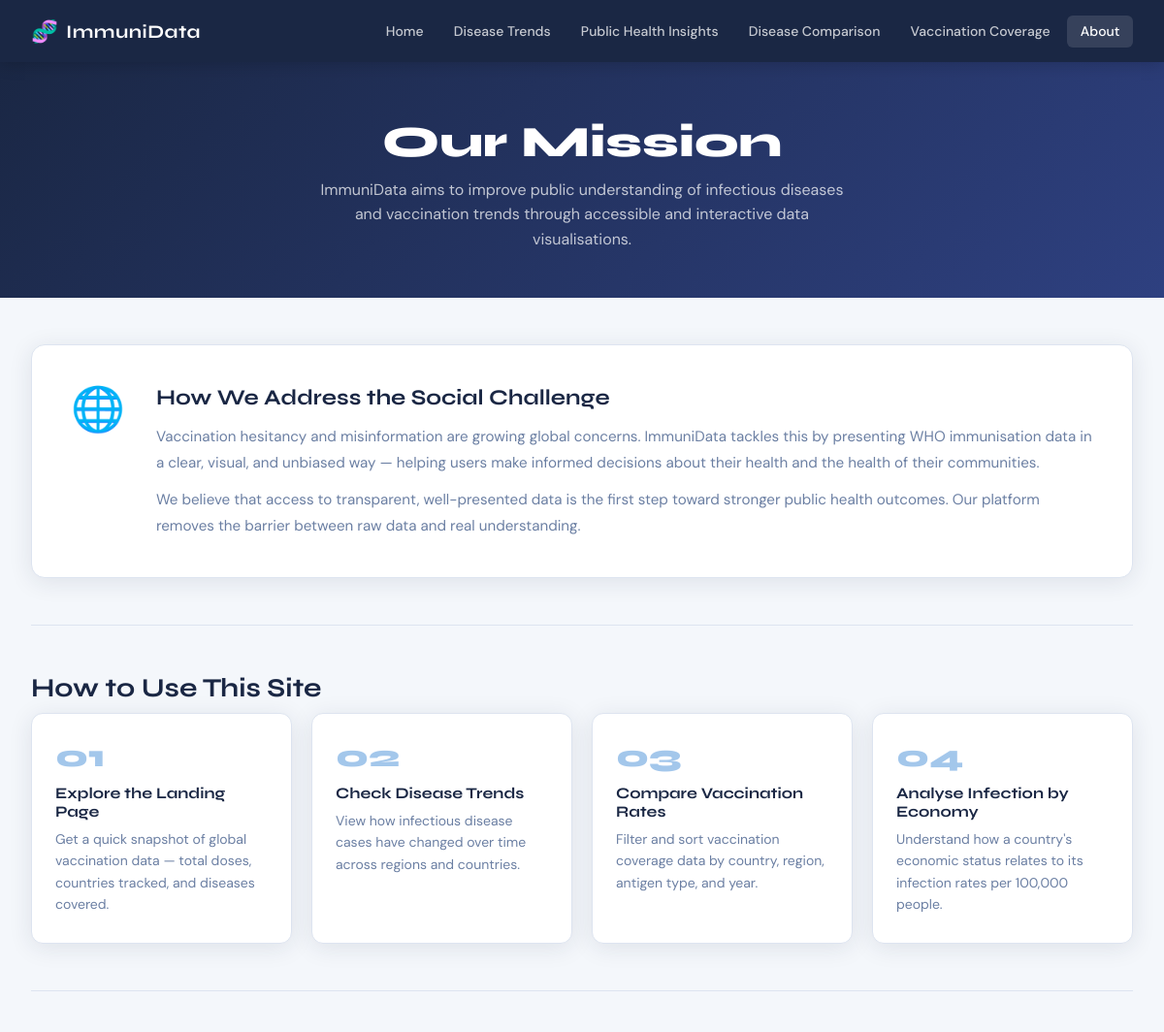
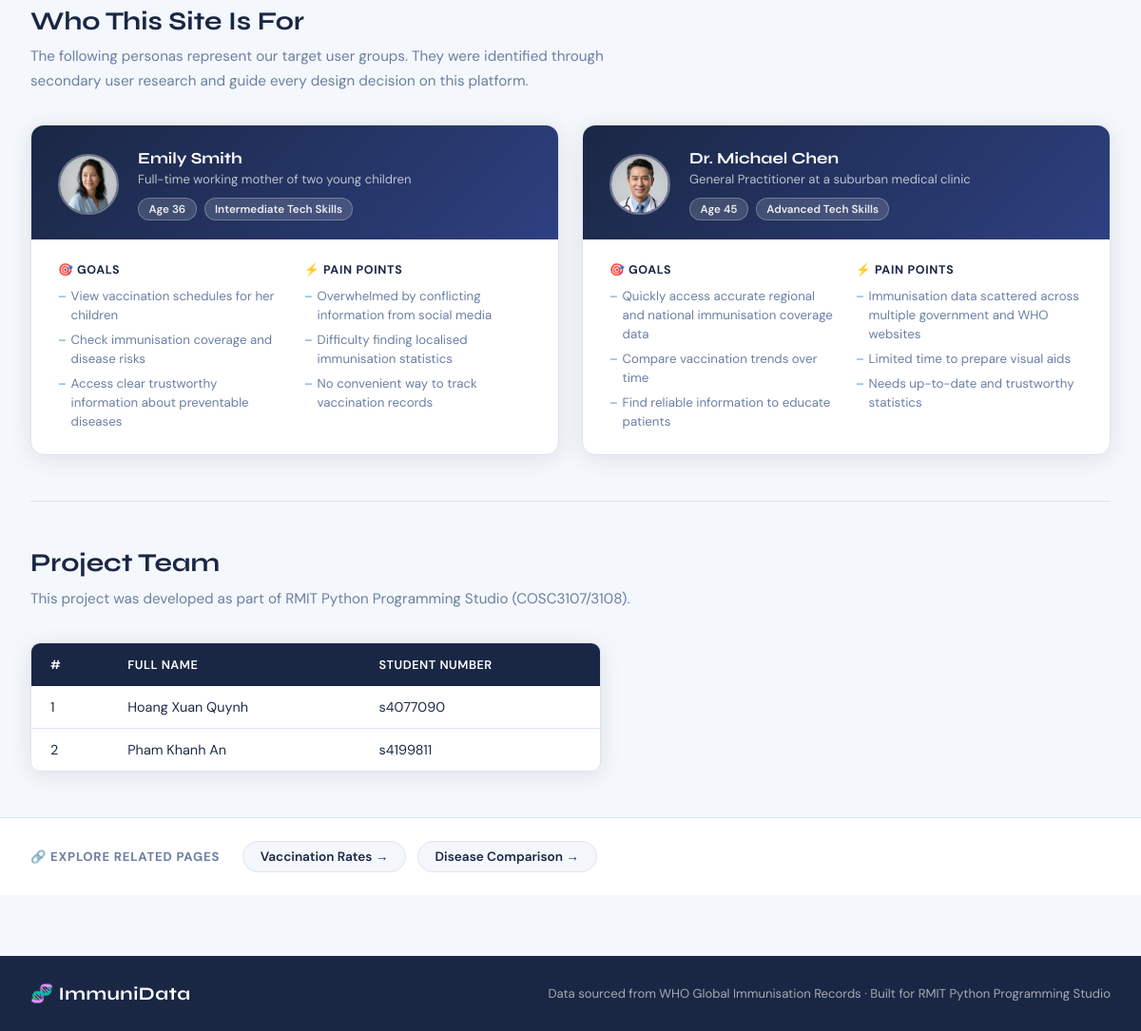
Page /mission on the committed database (2 pictures, top to bottom).
### tables this page shows
CREATE TABLE Persona (id INTEGER PRIMARY KEY AUTOINCREMENT, name TEXT, role TEXT, age INTEGER, tech_proficiency TEXT, goals TEXT, pain_points TEXT);

CREATE TABLE TeamMember (id INTEGER PRIMARY KEY AUTOINCREMENT, full_name TEXT, student_number TEXT);

### app.py (the view)
@app.route('/mission')
def mission():
    conn = get_db()
    cur = conn.cursor()
    cur.execute("SELECT * FROM Persona")
    personas = cur.fetchall()
    cur.execute("SELECT * FROM TeamMember")
    team = cur.fetchall()
    conn.close()
    return render_template('mission.html', personas=personas, team=team)

### app.py (called while the page is built)
def get_db():
    conn = sqlite3.connect(DB_PATH)
    conn.row_factory = sqlite3.Row
    return conn

### templates/mission.html (shortened to what this page needs)
<!DOCTYPE html>
<html lang="en">
<head>
    <link rel="stylesheet" href="{{ url_for('static', filename='style.css') }}">
</head>
<body>
    <nav class="navbar">
        <div class="nav-inner">
            <div class="nav-logo">
                <span class="logo-icon">🧬</span>
                <span class="logo-text">ImmuniData</span>
            </div>
            <ul class="nav-links">
                <li><a href="/">Home</a></li>
                <li><a href="/above-average">Disease Trends</a></li>
                <li><a href="/mission">Public Health Insights</a></li>
                <li><a href="/infection-by-economy">Disease Comparison</a></li>
                <li><a href="/vaccination-rates">Vaccination Coverage</a></li>
                <li><a href="/mission" class="active">About</a></li>
            </ul>
        </div>
    </nav>
    <section class="page-header">
        <h1>Our Mission</h1>
        <p>ImmuniData aims to improve public understanding of infectious diseases and vaccination trends through accessible and interactive data visualisations.</p>
    </section>
    <div class="page-content">
        <section class="mission-block">
            <div class="mission-icon">🌐</div>
            <div class="mission-text">
                <h2>How We Address the Social Challenge</h2>
                <p>
                    Vaccination hesitancy and misinformation are growing global concerns. ImmuniData tackles this by
                    presenting WHO immunisation data in a clear, visual, and unbiased way — helping users make
                    informed decisions about their health and the health of their communities.
                </p>
                <p>
                    We believe that access to transparent, well-presented data is the first step toward stronger
                    public health outcomes. Our platform removes the barrier between raw data and real understanding.
                </p>
            </div>
        </section>
        <div class="divider"></div>
        <section class="how-to-section">
            <h2 class="section-heading">How to Use This Site</h2>
            <div class="how-to-grid">
                <div class="how-card">
                    <div class="how-number">01</div>
                    <h3>Explore the Landing Page</h3>
                    <p>Get a quick snapshot of global vaccination data — total doses, countries tracked, and diseases covered.</p>
                </div>
                <div class="how-card">
                    <div class="how-number">02</div>
                    <h3>Check Disease Trends</h3>
                    <p>View how infectious disease cases have changed over time across regions and countries.</p>
                </div>
                <div class="how-card">
                    <div class="how-number">03</div>
                    <h3>Compare Vaccination Rates</h3>
                    <p>Filter and sort vaccination coverage data by country, region, antigen type, and year.</p>
                </div>
                <div class="how-card">
                    <div class="how-number">04</div>
                    <h3>Analyse Infection by Economy</h3>
                    <p>Understand how a country's economic status relates to its infection rates per 100,000 people.</p>
                </div>
            </div>
        </section>
        <div class="divider"></div>
        <section>
            <h2 class="section-heading">Who This Site Is For</h2>
            <p class="section-sub-text">The following personas represent our target user groups. They were identified through secondary user research and guide every design decision on this platform.</p>
            <div class="persona-grid">
                {% for p in personas %}
                <div class="persona-card">
                    <div class="persona-info">
                        {% if p['name'] == 'Emily Smith' %}
                        <img src="{{ url_for('static', filename='personas1.png') }}"
                             alt="Emily Smith" class="persona-img">
                        {% else %}
                        <img src="{{ url_for('static', filename='personas2.png') }}"
                             alt="Dr. Michael Chen" class="persona-img">
                        {% endif %}
                        <div>
                            <h3 class="persona-name">{{ p['name'] }}</h3>
                            <p class="persona-role">{{ p['role'] }}</p>
                            <div class="persona-badges">
                                <span class="badge">Age {{ p['age'] }}</span>
                                <span class="badge">{{ p['tech_proficiency'] }} Tech Skills</span>
                            </div>
                        </div>
                    </div>
                    <div class="persona-details">
                        <div class="detail-block">
                            <h4>🎯 Goals</h4>
                            <ul>
                                {% for goal in p['goals'].split(';') %}
                                <li>{{ goal.strip() }}</li>
                                {% endfor %}
                            </ul>
                        </div>
                        <div class="detail-block">
                            <h4>⚡ Pain Points</h4>
                            <ul>
                                {% for point in p['pain_points'].split(';') %}
                                <li>{{ point.strip() }}</li>
                                {% endfor %}
                            </ul>
                        </div>
                    </div>
                </div>
                {% endfor %}
            </div>
        </section>
        <div class="divider"></div>
        <section class="team-section">
            <h2 class="section-heading">Project Team</h2>
            <p class="section-sub-text">This project was developed as part of RMIT Python Programming Studio (COSC3107/3108).</p>
            <div class="team-table-wrap table-wrap">
                <table>
                    <thead>
                        <tr>
                            <th>#</th>
                            <th>Full Name</th>
                            <th>Student Number</th>
                        </tr>
                    </thead>
                    <tbody>
                        {% for member in team %}
                        <tr>
                            <td>{{ loop.index }}</td>
                            <td>{{ member['full_name'] }}</td>
                            <td>{{ member['student_number'] }}</td>
                        </tr>
                        {% endfor %}
                    </tbody>
                </table>
            </div>
        </section>
    </div>
    <section class="related-section">
        <div class="related-inner">
            <span class="related-label">🔗 Explore Related Pages</span>
            <div class="related-links">
                <a href="/vaccination-rates" class="related-btn">Vaccination Rates →</a>
                <a href="/infection-by-economy" class="related-btn">Disease Comparison →</a>
            </div>
        </div>
    </section>
    <footer class="footer">
        <div class="footer-inner">
            <span class="logo-text">🧬 ImmuniData</span>
            <p>Data sourced from WHO Global Immunisation Records · Built for RMIT Python Programming Studio</p>
        </div>
    </footer>
</body>
</html>

### rows in the picture
Persona: name "Emily Smith", role "Full-time working mother of two young children", age "36", tech_proficiency "Intermediate", strip "View vaccination schedules for her children" "Check immunisation coverage and disease risks" "Access clear trustworthy information about preventable diseases", strip "Overwhelmed by conflicting information from social media" "Difficulty finding localised immunisation statistics" "No convenient way to track vaccination records"
Persona: name "Dr. Michael Chen", role "General Practitioner at a suburban medical clinic", age "45", tech_proficiency "Advanced", strip "Quickly access accurate regional and national immunisation coverage data" "Compare vaccination trends over time" "Find reliable information to educate patients", strip "Immunisation data scattered across multiple government and WHO websites" "Limited time to prepare visual aids" "Needs up-to-date and trustworthy statistics"
TeamMember: full_name "Hoang Xuan Quynh", student_number "s4077090"
TeamMember: full_name "Pham Khanh An", student_number "s4199811"
